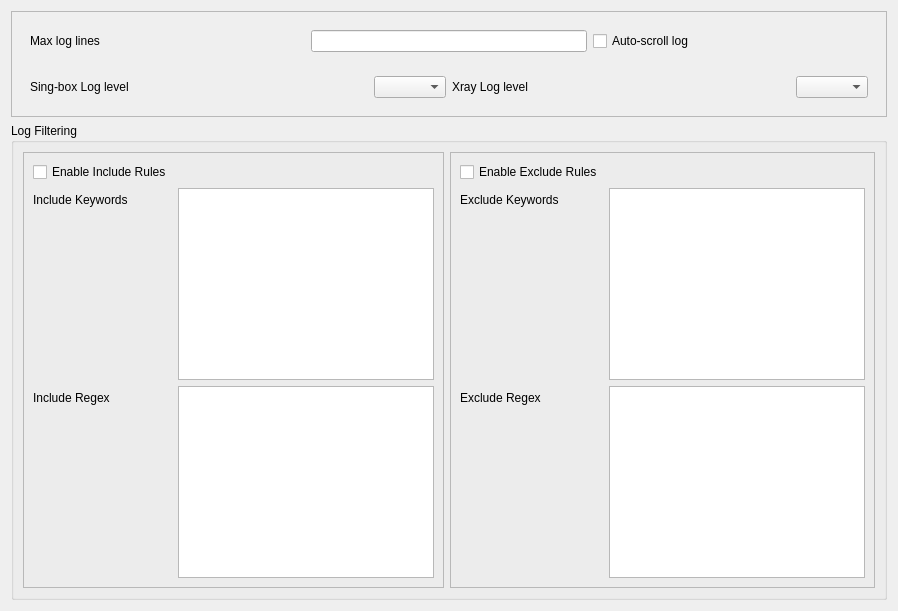
     <widget class="QWidget" name="Logging">
      <attribute name="title">
       <string>Logging</string>
      </attribute>
      <layout class="QVBoxLayout" name="verticalLayout_6">
       <item>
        <widget class="QFrame" name="frame">
         <property name="frameShape">
          <enum>QFrame::Shape::StyledPanel</enum>
         </property>
         <property name="frameShadow">
          <enum>QFrame::Shadow::Raised</enum>
         </property>
         <layout class="QVBoxLayout" name="verticalLayout_7">
          <item>
           <widget class="QWidget" name="widget_3" native="true">
            <layout class="QHBoxLayout" name="horizontalLayout_7">
             <item>
              <widget class="QLabel" name="label_17">
               <property name="text">
                <string>Max log lines</string>
               </property>
              </widget>
             </item>
             <item>
              <widget class="QLineEdit" name="max_log_line">
               <property name="sizePolicy">
                <sizepolicy hsizetype="Ignored" vsizetype="Fixed">
                 <horstretch>0</horstretch>
                 <verstretch>0</verstretch>
                </sizepolicy>
               </property>
              </widget>
             </item>
             <item>
              <widget class="QCheckBox" name="log_auto_scroll">
               <property name="text">
                <string>Auto-scroll log</string>
               </property>
              </widget>
             </item>
            </layout>
           </widget>
          </item>
          <item>
           <widget class="QWidget" name="widget_2" native="true">
            <layout class="QHBoxLayout" name="horizontalLayout_8">
             <item>
              <widget class="QLabel" name="label_3">
               <property name="text">
                <string>Sing-box Log level</string>
               </property>
              </widget>
             </item>
             <item>
              <widget class="QComboBox" name="log_level">
               <property name="sizePolicy">
                <sizepolicy hsizetype="Maximum" vsizetype="Fixed">
                 <horstretch>0</horstretch>
                 <verstretch>0</verstretch>
                </sizepolicy>
               </property>
              </widget>
             </item>
             <item>
              <widget class="QLabel" name="label_10">
               <property name="text">
                <string>Xray Log level</string>
               </property>
              </widget>
             </item>
             <item>
              <widget class="QComboBox" name="xray_loglevel">
               <property name="sizePolicy">
                <sizepolicy hsizetype="Maximum" vsizetype="Fixed">
                 <horstretch>0</horstretch>
                 <verstretch>0</verstretch>
                </sizepolicy>
               </property>
              </widget>
             </item>
            </layout>
           </widget>
          </item>
         </layout>
        </widget>
       </item>
       <item>
        <widget class="QGroupBox" name="groupBox_4">
         <property name="title">
          <string>Log Filtering</string>
         </property>
         <layout class="QHBoxLayout" name="horizontalLayout_4">
          <item>
           <widget class="QFrame" name="log_include_frame">
            <property name="frameShape">
             <enum>QFrame::Shape::StyledPanel</enum>
            </property>
            <property name="frameShadow">
             <enum>QFrame::Shadow::Raised</enum>
            </property>
            <layout class="QFormLayout" name="formLayout_3">
             <item row="2" column="0">
              <widget class="QLabel" name="label_25">
               <property name="text">
                <string>Include Keywords</string>
               </property>
              </widget>
             </item>
             <item row="2" column="1">
              <widget class="MyTextEdit" name="log_include_keyword"/>
             </item>
             <item row="3" column="1">
              <widget class="MyTextEdit" name="log_include_regex"/>
             </item>
             <item row="3" column="0">
              <widget class="QLabel" name="label_26">
               <property name="text">
                <string>Include Regex</string>
               </property>
              </widget>
             </item>
             <item row="0" column="0">
              <widget class="QCheckBox" name="enable_log_include">
               <property name="text">
                <string>Enable Include Rules</string>
               </property>
              </widget>
             </item>
            </layout>
           </widget>
          </item>
          <item>
           <widget class="QFrame" name="log_exclude_frame">
            <property name="frameShape">
             <enum>QFrame::Shape::StyledPanel</enum>
            </property>
            <property name="frameShadow">
             <enum>QFrame::Shadow::Raised</enum>
            </property>
            <layout class="QFormLayout" name="formLayout_4">
             <item row="0" column="0">
              <widget class="QCheckBox" name="enable_log_exclude">
               <property name="text">
                <string>Enable Exclude Rules</string>
               </property>
              </widget>
             </item>
             <item row="2" column="1">
              <widget class="MyTextEdit" name="log_exclude_keyword"/>
             </item>
             <item row="2" column="0">
              <widget class="QLabel" name="label_28">
               <property name="text">
                <string>Exclude Keywords</string>
               </property>
              </widget>
             </item>
             <item row="4" column="0">
              <widget class="QLabel" name="label_27">
               <property name="text">
                <string>Exclude Regex</string>
               </property>
              </widget>
             </item>
             <item row="4" column="1">
              <widget class="MyTextEdit" name="log_exclude_regex"/>
             </item>
            </layout>
           </widget>
          </item>
         </layout>
        </widget>
       </item>
      </layout>
     </widget>
